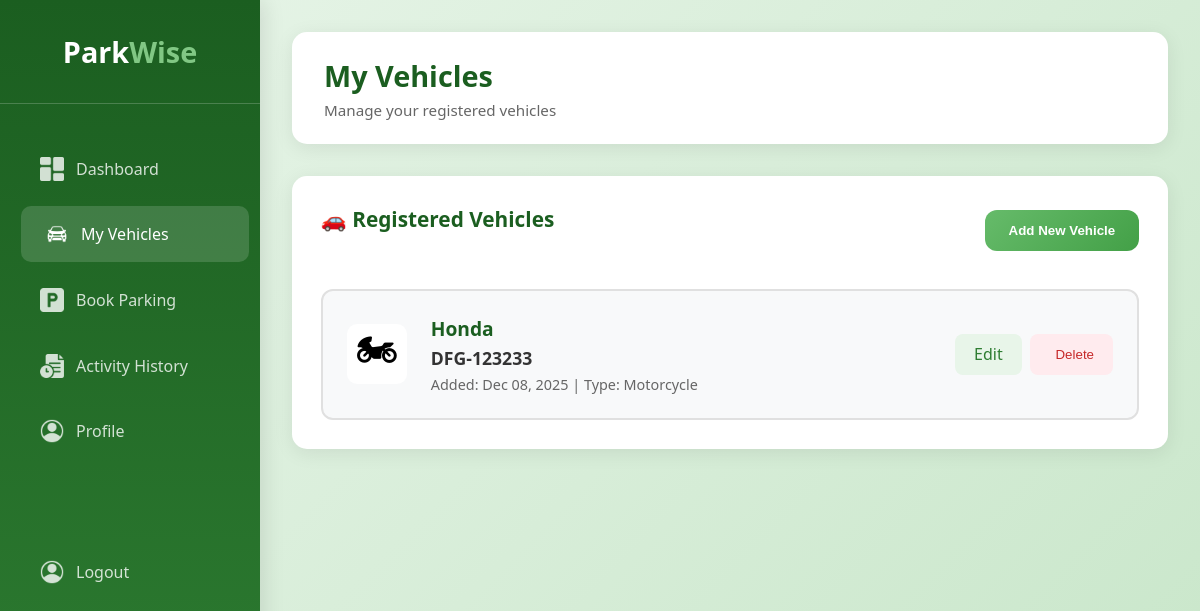
Page /?controller=UserController&action=showMyVehiclePage (signed in) on the earlier database version.
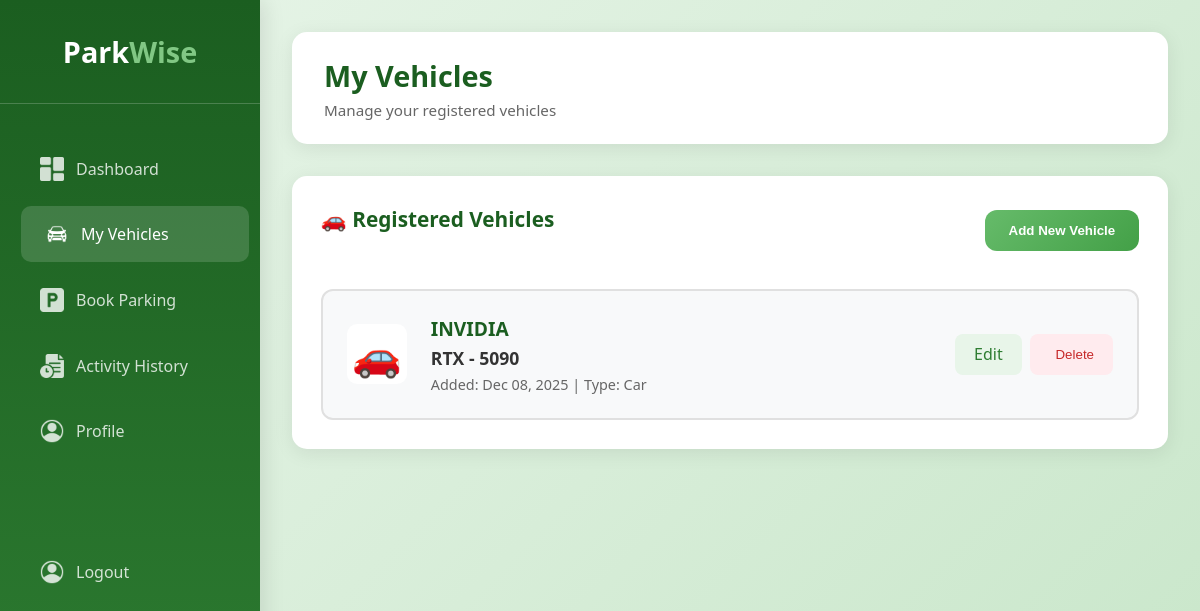
Same page on the later database version.
### tables this page shows
CREATE TABLE Vehicle (
    vehicle_id INTEGER PRIMARY KEY AUTOINCREMENT,
    user_id INTEGER NOT NULL,
    plate_number VARCHAR(20) NOT NULL UNIQUE,
    vehicle_type VARCHAR(50) NOT NULL,
    brand VARCHAR(50) NOT NULL,
    created_at DATETIME DEFAULT CURRENT_TIMESTAMP,
    FOREIGN KEY (user_id) REFERENCES User(user_id) ON DELETE CASCADE
);

### index.php (called while the page is built, shortened)
<?php
require_once("./dbConnection.php");
$controller = NULL;
$action = NULL;
if(isset($_GET["controller"]) && isset($_GET["action"])){
    $controller = $_GET["controller"];
    $action = $_GET["action"];
}else{
    $controller = "HomeController";
    $action = "homePage";
}
require_once("./router.php");

### views/uniLayout.php (called while the page is built)
<?php require_once("./views/$folderPath" . "/$folderPath" . "Layout.php")?>

### controllers/BaseController.php (called while the page is built, shortened)
<?php
class BaseController{
    public function loadModel($filePath){
        return new $model;
    }
    public function  renderView($folderPath, $fileName, $datas = NULL, $location = NULL){
        $content = $datas;
        require_once("./views/uniLayout.php");
    }
}

### controllers/UserController.php (called while the page is built, shortened)
<?php
class UserController extends BaseController{
    protected $vehicleModel;
    public function __construct(){
        $this->vehicleModel = $this->loadModel("Vehicle");
    }
    public function showMyVehiclePage(){
        $datas = $this->vehicleModel->getUserVehicles($_SESSION["userId"]);
        $this->renderView("user", "myVehiclePage" , $datas, "myVehiclePage");
    }
}

### models/BaseModel.php (called while the page is built, shortened)
<?php
class BaseModel{
    public function __construct(){
        $this->db = DbConnection::getInstance();
    }
}

### dbConnection.php (called while the page is built)
<?php
class DbConnection{
    private static $instance = NULL;
    public static function getInstance(){
        if(!isset(self::$instance)){
            try{
                $pdo = new PDO("sqlite:" . __DIR__ . "/database/parkwise.db");
                $pdo->setAttribute(PDO::ATTR_ERRMODE, PDO::ERRMODE_EXCEPTION);
                self::$instance = $pdo;
            }catch(PDOException $e){
                exit("SOMETHING WENT WRONG WHILE CONNECTING TO DATABASE" .  $e->getMessage());
            }
        }
        return self::$instance;
    }
}

### models/Vehicle.php (called while the page is built, shortened)
<?php
class Vehicle extends BaseModel{
    protected $table = "Vehicle";
    public function getUserVehicles($userId){
        try{
            $sql = "SELECT * FROM {$this->table} WHERE user_id = :userId";
            $request = $this->db->prepare($sql);
            $request->execute(["userId" => $userId]);
            $datas = $request->fetchAll(PDO::FETCH_ASSOC);
            return $datas;
        }catch(PDOException $e){
            error_log($e->getMessage());
            return [];
        }
    }
}

### views/user/myVehiclePage.php (the view, shortened to what this page needs)
<div class="main-display">
    <div class="header">
        <div class="welcome">
            <h1>My Vehicles</h1>
            <p>Manage your registered vehicles</p>
        </div>
    </div>
    <div class="card">
        <div style="display: flex; justify-content: space-between; align-items: center; margin-bottom: 2rem;">
            <h2>🚗 Registered Vehicles</h2>
            <button class="action-btn" onclick="openAddVehicleModal()" style="padding: 0.8rem 1.5rem;">
                <i class="fa-solid fa-plus"></i> Add New Vehicle
            </button>
        </div>
        <?php if(empty($content)): ?>
            <div style="text-align: center; padding: 3rem; color: #666;">
                <i class="fa-solid fa-car" style="font-size: 3rem; margin-bottom: 1rem; opacity: 0.3;"></i>
                <p style="font-size: 1.1rem;">No vehicles registered yet</p>
                <p>Add your first vehicle to start booking parking spots</p>
            </div>
        <?php else: ?>
            <div class="vehicle-list">
                <?php foreach($content as $vehicle): ?>
                    <div class="vehicle-card">
                        <div class="vehicle-icon">
                            <?= $vehicle["vehicle_type"] == 'Car' ? "🚗" : ($vehicle["vehicle_type"] == 'Motorcycle' ? "🏍" : "🚛") ?>
                        </div>
                        <div class="vehicle-info">
                            <h3><?= htmlspecialchars($vehicle["brand"]) ?></h3>
                            <p class="plate-number"><?= htmlspecialchars($vehicle["plate_number"]) ?></p>
                            <p class="vehicle-details">
                                Added: <?= date('M d, Y', strtotime($vehicle["created_at"])) ?> |
                                Type: <?= htmlspecialchars($vehicle["vehicle_type"]) ?>
                            </p>
                        </div>
                        <div class="vehicle-actions">
                            <a href="?controller=UserController&action=showEditVehiclePage&vehicle_id=<?= $vehicle["vehicle_id"] ?>"
                               class="btn-edit"
                               style="text-decoration: none; display: inline-block;">
                                <i class="fa-solid fa-edit"></i> Edit
                            </a>
                            <button type="button"
                                    class="btn-delete"
                                    onclick="confirmDelete(<?= $vehicle['vehicle_id'] ?>)">
                                <i class="fa-solid fa-trash"></i> Delete
                            </button>
                        </div>
                    </div>
                <?php endforeach; ?>
            </div>
        <?php endif; ?>
    </div>
</div>

### router.php (shortened to what this page needs)
<?php
function call($controller, $action){
    require_once("./controllers/BaseController.php");
    require_once("./models/BaseModel.php");
    switch($controller){
        case "UserController":
             $controllerInstance = new UserController();
             break;
    }
    $controllerInstance->{$action}();
}
$routes = [
    "HomeController" => ["homePage"],
    "UserController" => ["showLoginPage", "showEditVehiclePage", "updateVehicle", "deleteVehicle", "login", "signUp", "logout", "showDashBoard", "showSignUpPage", "signUp", "showAddVehichelPage", "addVehicle", "showMyVehiclePage", "showBookingsPage", "showActivityHistoryPage", "showProfilePage", "updateProfile", "showBookingDetailsPage", "showPaymentPage", "processPayment"],
    "AdminController" => ["getDashBoardData", "updateSlotStatus", "Adminlogin", "showAdminLoginPage", "getParkingSlotsPage", "getBookingsPage", "getPaymentsPage",  "getUserContactPage", "updateBookingStatus"],
];
if(array_key_exists($controller, $routes)){
    if(in_array($action, $routes[$controller])){
        call($controller, $action);
    }
}else{
    call("UserController", "showLoginPage");
}

### views/user/userLayout.php (shortened to what this page needs)
<!DOCTYPE html>
<html lang="en">
<head>
      <link rel="stylesheet" href="<?php echo BASE_URL?>views/static/userStyle.css">
</head>
<body>
    <div class="container">
         <div class="side-nav" id="sideNav">
             <?php require_once("./views/components/userNavBar.php")?>
        </div>
        <?php require_once("./views/user/$fileName" . ".php")?>
</body>
</html>

### views/components/userNavBar.php
<div class="logo">Park<span>Wise</span></div>
<nav>
    <a href="?controller=UserController&action=showDashBoard" class="<?= $location == 'dashBoard' ? 'active' : '' ?>">
        <img src="<?php echo BASE_URL?>views/static/Images/dashboard-icon.png" alt="Dashboard" class="menu-icon">
        <span>Dashboard</span>
    </a>
    <a href="?controller=UserController&action=showMyVehiclePage"class="<?= $location == 'myVehiclePage' ? 'active' : '' ?>">
        <img src="<?php echo BASE_URL?>views/static/Images/vehicle-icon.png" alt="My Vehicles" class="menu-icon">
        <span>My Vehicles</span>
    </a>
    <a href="?controller=UserController&action=showBookingsPage" class="<?= $location == 'bookParkingPage' ? 'active' : '' ?>">
        <img src="<?php echo BASE_URL?>views/static/Images/book-icon.png" alt="Book Parking" class="menu-icon">
        <span>Book Parking</span>
    </a>
    <a href="?controller=UserController&action=showActivityHistoryPage" class=" <?= $location == 'activityHistoryPage' ? 'active' : '' ?>">
        <img src="<?php echo BASE_URL?>views/static/Images/activity-icon.png" alt="Activity History" class="menu-icon">
        <span>Activity History</span>
    </a>
    <a href="?controller=UserController&action=showProfilePage" class="<?= $location == 'profilePage' ? 'active' : '' ?>" >
        <img src="<?php echo BASE_URL?>views/static/Images/profile-icon.png" alt="Profile" class="menu-icon">
        <span>Profile</span>
    </a>
    <form action="?controller=UserController&action=logout" method="post">
        <button type="submit" id="logout">
                <img src="<?php echo BASE_URL?>views/static/Images/profile-icon.png" alt="Logout" class="menu-icon">
                <span>Logout</span>
        </button>
    </form>
</nav>

### views/static/userStyle.css (style rules this page uses)
* { margin: 0; padding: 0; box-sizing: border-box; }
body { font-family: 'Segoe UI', Tahoma, Geneva, Verdana, sans-serif; background: linear-gradient(135deg, #e8f5e9 0%, #c8e6c9 100%); min-height: 100vh; }
.container { display: flex; min-height: 100vh; }
.side-nav { width: 260px; background: linear-gradient(180deg, #1b5e20 0%, #2e7d32 100%); padding: 2rem 0; box-shadow: 4px 0 20px rgba(0,0,0,0.1); position: fixed; height: 100vh; overflow-y: auto; transition: transform 0.3s ease; z-index: 1000; }
.logo { padding: 0 1.5rem 2rem; color: white; font-size: 1.8rem; font-weight: bold; text-align: center; border-bottom: 1px solid rgba(255,255,255,0.2); margin-bottom: 2rem; }
.logo span { color: #81c784; }
nav { display: flex; flex-direction: column; }
nav a { color: rgba(255,255,255,0.8); text-decoration: none; padding: 1rem 1.5rem; margin: 0.3rem 1rem; border-radius: 10px; transition: all 0.3s ease; display: flex; align-items: center; gap: 12px; font-weight: 500; }
.menu-icon { width: 24px; height: 24px; object-fit: contain; filter: brightness(0) invert(1); opacity: 0.8; transition: all 0.3s ease; }
nav a:hover .menu-icon, nav a.active .menu-icon { opacity: 1; }
nav a:before { display: none; }
nav a:hover, nav a.active { background: rgba(255,255,255,0.15); color: white; transform: translateX(5px); }
.main-display { margin-left: 260px; flex: 1; padding: 2rem; transition: margin-left 0.3s ease; }
.header { background: white; padding: 1.5rem 2rem; border-radius: 15px; box-shadow: 0 4px 20px rgba(0,0,0,0.08); margin-bottom: 2rem; display: flex; justify-content: space-between; align-items: center; flex-wrap: wrap; gap: 1rem; }
.welcome h1 { color: #1b5e20; font-size: 1.8rem; margin-bottom: 0.3rem; }
.welcome p { color: #666; font-size: 0.95rem; }
.card { background: white; padding: 1.8rem; border-radius: 15px; box-shadow: 0 4px 20px rgba(0,0,0,0.08); }
.card h2 { color: #1b5e20; margin-bottom: 1.5rem; font-size: 1.3rem; display: flex; align-items: center; gap: 0.5rem; }
.action-btn { background: linear-gradient(135deg, #66bb6a, #43a047); color: white; border: none; padding: 1.2rem; border-radius: 12px; cursor: pointer; font-weight: 600; transition: all 0.3s ease; text-align: center; }
.vehicle-list { display: flex; flex-direction: column; gap: 1rem; }
.vehicle-card { display: flex; align-items: center; gap: 1.5rem; padding: 1.5rem; background: #f8f9fa; border-radius: 12px; border: 2px solid #e0e0e0; transition: all 0.3s ease; }
.vehicle-icon { font-size: 2.5rem; width: 60px; height: 60px; display: flex; align-items: center; justify-content: center; background: white; border-radius: 10px; }
.vehicle-info { flex: 1; }
.vehicle-info h3 { color: #1b5e20; margin-bottom: 0.3rem; font-size: 1.2rem; }
.plate-number { color: #333; font-weight: bold; font-size: 1.1rem; margin-bottom: 0.3rem; }
.vehicle-details { color: #666; font-size: 0.9rem; }
.vehicle-actions { display: flex; gap: 0.5rem; }
.btn-edit, .btn-delete { padding: 0.6rem 1.2rem; border: none; border-radius: 8px; cursor: pointer; font-weight: 500; transition: all 0.3s ease; }
.btn-edit { background: #e8f5e9; color: #2e7d32; }
.btn-delete { background: #ffebee; color: #c62828; }
nav form { color: rgba(255,255,255,0.8); text-decoration: none; padding: 1rem 1.5rem; margin: 5rem 1rem; border-radius: 10px; transition: all 0.3s ease; display: flex; align-items: center; gap: 12px; font-weight: 500; background: transparent; border: none; width: calc(100% - 2rem); cursor: pointer; }
nav form button { background: none; border: none; color: inherit; font: inherit; padding: 0; cursor: pointer; display: flex; align-items: center; gap: 12px; width: 100%; text-align: left; margin: 0; }
nav form .menu-icon { width: 24px; height: 24px; object-fit: contain; filter: brightness(0) invert(1); opacity: 0.8; transition: all 0.3s ease; }
nav form button { margin: 0; }
.card h2 { color: #1b5e20; font-size: 1.3rem; margin-bottom: 1.5rem; display: flex; align-items: center; gap: 0.5rem; }

### views/user/myVehiclePage.php (style rules this page uses)
.btn-edit, .btn-delete { display: inline-flex; align-items: center; gap: 0.4rem; }

Differences in the rows shown:
removed vehicle: brand "Honda", plate_number "DFG-123233", created_at "Dec 08, 2025", vehicle_type "Motorcycle"
added vehicle: brand "INVIDIA", plate_number "RTX - 5090", created_at "Dec 08, 2025", vehicle_type "Car"
